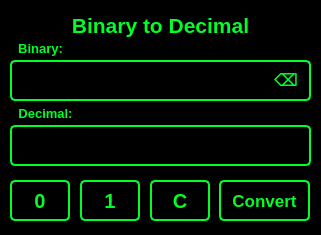
<?xml version="1.0" encoding="UTF-8"?>
<ui version="4.0">
 <class>MainWindow</class>
 <widget class="QMainWindow" name="MainWindow">
  <property name="geometry">
   <rect>
    <x>0</x>
    <y>0</y>
    <width>321</width>
    <height>235</height>
   </rect>
  </property>
  <property name="minimumSize">
   <size>
    <width>321</width>
    <height>235</height>
   </size>
  </property>
  <property name="maximumSize">
   <size>
    <width>321</width>
    <height>235</height>
   </size>
  </property>
  <property name="windowTitle">
   <string>Converter</string>
  </property>
  <property name="windowIcon">
   <iconset resource="Resources.qrc">
    <normaloff>:/resources/graph mod.png</normaloff>:/resources/graph mod.png</iconset>
  </property>
  <property name="styleSheet">
   <string notr="true">background-color: black</string>
  </property>
  <widget class="QWidget" name="centralwidget">
   <widget class="QLabel" name="label">
    <property name="geometry">
     <rect>
      <x>10</x>
      <y>10</y>
      <width>301</width>
      <height>31</height>
     </rect>
    </property>
    <property name="styleSheet">
     <string notr="true">QLabel {
background-color: black;
color: #00ff26;

}</string>
    </property>
    <property name="text">
     <string>&lt;html&gt;&lt;head/&gt;&lt;body&gt;&lt;p align=&quot;center&quot;&gt;&lt;span style=&quot; font-size:16pt; font-weight:700;&quot;&gt;Binary to Decimal&lt;/span&gt;&lt;/p&gt;&lt;/body&gt;&lt;/html&gt;</string>
    </property>
   </widget>
   <widget class="QLabel" name="label_2">
    <property name="geometry">
     <rect>
      <x>10</x>
      <y>38</y>
      <width>61</width>
      <height>21</height>
     </rect>
    </property>
    <property name="styleSheet">
     <string notr="true">QLabel {
background-color: black;
color: #00ff26;
}</string>
    </property>
    <property name="text">
     <string>&lt;html&gt;&lt;head/&gt;&lt;body&gt;&lt;p align=&quot;center&quot;&gt;&lt;span style=&quot; font-size:10pt; font-weight:700;&quot;&gt;Binary:&lt;/span&gt;&lt;/p&gt;&lt;/body&gt;&lt;/html&gt;</string>
    </property>
   </widget>
   <widget class="QLineEdit" name="painel_binario">
    <property name="geometry">
     <rect>
      <x>10</x>
      <y>60</y>
      <width>301</width>
      <height>41</height>
     </rect>
    </property>
    <property name="font">
     <font>
      <pointsize>15</pointsize>
      <bold>true</bold>
     </font>
    </property>
    <property name="styleSheet">
     <string notr="true">QLineEdit {
background-color: black;
color: #00ff26;
border: 2px solid #00ff26;
border-radius: 5px
}</string>
    </property>
    <property name="readOnly">
     <bool>true</bool>
    </property>
   </widget>
   <widget class="QLabel" name="label_3">
    <property name="geometry">
     <rect>
      <x>15</x>
      <y>103</y>
      <width>61</width>
      <height>21</height>
     </rect>
    </property>
    <property name="styleSheet">
     <string notr="true">QLabel {
background-color: black;
color: #00ff26;
}</string>
    </property>
    <property name="text">
     <string>&lt;html&gt;&lt;head/&gt;&lt;body&gt;&lt;p align=&quot;center&quot;&gt;&lt;span style=&quot; font-size:10pt; font-weight:700;&quot;&gt;Decimal:&lt;/span&gt;&lt;/p&gt;&lt;/body&gt;&lt;/html&gt;</string>
    </property>
   </widget>
   <widget class="QLineEdit" name="painel_decimal">
    <property name="geometry">
     <rect>
      <x>10</x>
      <y>125</y>
      <width>301</width>
      <height>41</height>
     </rect>
    </property>
    <property name="font">
     <font>
      <pointsize>15</pointsize>
      <bold>true</bold>
     </font>
    </property>
    <property name="styleSheet">
     <string notr="true">QLineEdit {
background-color: black;
color: #00ff26;
border: 2px solid #00ff26;
border-radius: 5px
}</string>
    </property>
    <property name="readOnly">
     <bool>true</bool>
    </property>
   </widget>
   <widget class="QPushButton" name="converter">
    <property name="geometry">
     <rect>
      <x>219</x>
      <y>180</y>
      <width>91</width>
      <height>41</height>
     </rect>
    </property>
    <property name="font">
     <font>
      <pointsize>13</pointsize>
      <bold>true</bold>
     </font>
    </property>
    <property name="styleSheet">
     <string notr="true">QPushButton {
background-color: black;
color: #00ff26;
border: 2px solid #00ff26;
border-radius: 5px
}
QPushButton:hover {
background-color: #00ff26;
color: black;
border: 2px solid #00ff26;
border-radius: 5px
}</string>
    </property>
    <property name="text">
     <string>Convert</string>
    </property>
   </widget>
   <widget class="QPushButton" name="btn_1">
    <property name="geometry">
     <rect>
      <x>80</x>
      <y>180</y>
      <width>60</width>
      <height>41</height>
     </rect>
    </property>
    <property name="font">
     <font>
      <pointsize>15</pointsize>
      <bold>true</bold>
     </font>
    </property>
    <property name="styleSheet">
     <string notr="true">QPushButton {
background-color: black;
color: #00ff26;
border: 2px solid #00ff26;
border-radius: 5px
}
QPushButton:hover {
background-color: #00ff26;
color: black;
border: 2px solid #00ff26;
border-radius: 5px
}</string>
    </property>
    <property name="text">
     <string>1</string>
    </property>
   </widget>
   <widget class="QPushButton" name="btn_0">
    <property name="geometry">
     <rect>
      <x>10</x>
      <y>180</y>
      <width>60</width>
      <height>41</height>
     </rect>
    </property>
    <property name="font">
     <font>
      <pointsize>15</pointsize>
      <bold>true</bold>
     </font>
    </property>
    <property name="styleSheet">
     <string notr="true">QPushButton {
background-color: black;
color: #00ff26;
border: 2px solid #00ff26;
border-radius: 5px
}
QPushButton:hover {
background-color: #00ff26;
color: black;
border: 2px solid #00ff26;
border-radius: 5px
}</string>
    </property>
    <property name="text">
     <string>0</string>
    </property>
   </widget>
   <widget class="QPushButton" name="backspace">
    <property name="geometry">
     <rect>
      <x>271</x>
      <y>70</y>
      <width>30</width>
      <height>21</height>
     </rect>
    </property>
    <property name="font">
     <font>
      <pointsize>13</pointsize>
      <bold>true</bold>
     </font>
    </property>
    <property name="styleSheet">
     <string notr="true">QPushButton {
background-color: black;
color: #00ff26;
border: 2px solid black;
border-radius: 10px

}
QPushButton:hover {
background-color: #00ff26;
color: black;
border: 2px solid #00ff26;
border-radius: 7px
}</string>
    </property>
    <property name="text">
     <string>⌫</string>
    </property>
   </widget>
   <widget class="QPushButton" name="btn_clear">
    <property name="geometry">
     <rect>
      <x>150</x>
      <y>180</y>
      <width>60</width>
      <height>41</height>
     </rect>
    </property>
    <property name="font">
     <font>
      <pointsize>15</pointsize>
      <bold>true</bold>
     </font>
    </property>
    <property name="styleSheet">
     <string notr="true">QPushButton {
background-color: black;
color: #00ff26;
border: 2px solid #00ff26;
border-radius: 5px
}
QPushButton:hover {
background-color: #00ff26;
color: black;
border: 2px solid #00ff26;
border-radius: 5px
}</string>
    </property>
    <property name="text">
     <string>C</string>
    </property>
   </widget>
   <zorder>painel_decimal</zorder>
   <zorder>painel_binario</zorder>
   <zorder>label</zorder>
   <zorder>label_2</zorder>
   <zorder>label_3</zorder>
   <zorder>converter</zorder>
   <zorder>btn_1</zorder>
   <zorder>btn_0</zorder>
   <zorder>backspace</zorder>
   <zorder>btn_clear</zorder>
  </widget>
 </widget>
 <resources>
  <include location="Resources.qrc"/>
 </resources>
 <connections/>
</ui>
